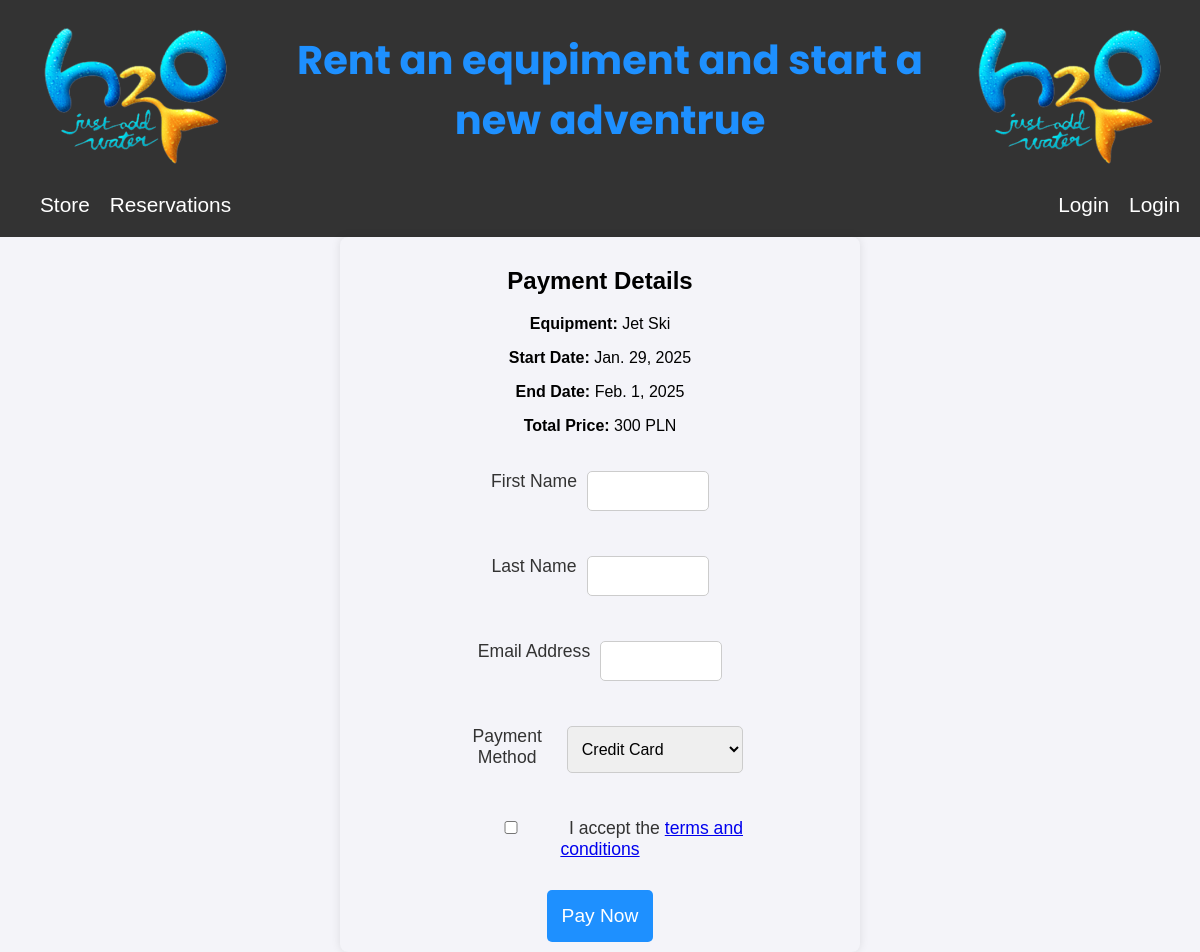
The app's page /payment/37/ with its own data.
### store/models.py (models this page shows, shortened)
class Reservation(models.Model):
    user = models.ForeignKey(User, on_delete=models.CASCADE)
    equipment = models.ForeignKey(Equipment, on_delete=models.CASCADE)
    start_date = models.DateField()
    end_date = models.DateField()
    total_price = models.DecimalField(max_digits=10, decimal_places=2, blank=True, null=True)
    status = models.CharField(max_length=20, choices=[('Pending', 'Pending'), ('Confirmed', 'Confirmed'), ('Cancelled', 'Cancelled'), ('Returned', 'Returned')], default='Pending')
    paid = models.BooleanField(default=False)

class Equipment(models.Model):
    name = models.CharField(max_length=255)
    description = models.TextField()
    price_per_day = models.DecimalField(max_digits=10, decimal_places=2)
    image = models.ImageField(null=True, blank=True)

### store/views.py (the view, shortened to what this page needs)
# urls.py: path('payment/<int:reservation_id>/', views.payment_view, name='payment'),
def payment_view(request, reservation_id):
    reservation = Reservation.objects.get(id=reservation_id)
    return render(request, 'store/payment.html', {'reservation': reservation})

### store/templates/store/payment.html (shortened to what this page needs)
{% extends 'store/main.html' %}
{% load static %}
{% block content %}
    <div class="reservation-container">
        <h2>Payment Details</h2>
        <div class="payment-summary">
            <p><strong>Equipment:</strong> {{ reservation.equipment.name }}</p>
            <p><strong>Start Date:</strong> {{ reservation.start_date }}</p>
            <p><strong>End Date:</strong> {{ reservation.end_date }}</p>
            <p><strong>Total Price:</strong> {{ reservation.total_price|floatformat:0 }} PLN</p>
        </div>
        <form method="POST" class="reservation-form">
            <div class="form-group">
                <label for="first_name">First Name</label>
                <input type="text" name="first_name" id="first_name" required>
            </div>
            <div class="form-group">
                <label for="last_name">Last Name</label>
                <input type="text" name="last_name" id="last_name" required>
            </div>
            <div class="form-group">
                <label for="email">Email Address</label>
                <input type="email" name="email" id="email" required>
            </div>
            <div class="form-group">
                <label for="payment_method">Payment Method</label>
                <select name="payment_method" id="payment_method" required>
                    <option value="credit_card">Credit Card</option>
                </select>
            </div>
            <div class="form-group">
                <label>
                    <input type="checkbox" name="accept_terms" id="accept_terms" required>
                    I accept the <a href="/terms-and-conditions" target="_blank">terms and conditions</a>
                </label>
            </div>
            <button type="submit" class="reserve-btn">Pay Now</button>
        </form>
    </div>
{% endblock %}

### static/css/main.css (style rules this page uses)
body { margin: 0; font-family: Arial, sans-serif; background-color: #f4f4f9; }
.form-group { display: flex; flex-direction: column; margin-bottom: 5px; padding: 20px; }
.form-group label { font-size: 1.1em; color: #333; margin-bottom: 5px; }
.form-group input, .form-group select { padding: 10px; font-size: 1em; border: 1px solid #ccc; border-radius: 5px; outline: none; width: 100px; }
.reserve-btn { padding: 15px; font-size: 1.2em; background-color: #1e90ff; color: white; border: none; border-radius: 5px; cursor: pointer; transition: background-color 0.3s ease; }
.reservation-container { max-width: 500px; text-align: center; padding: 10px; margin: 0 auto; background-color: #f4f4f9; border-radius: 8px; box-shadow: 0 0 10px rgba(0, 0, 0, 0.1); }
.reservation-form { display: flex; flex-direction: column; align-items: center; max-width: 400px; margin: 0 auto; }
.form-group { display: flex; justify-content: space-between; gap: 10px; flex-direction: row; }
.form-group select { width: 80%; padding: 10px; border-radius: 5px; border: 1px solid #ccc; }

### records on screen
Reservation: equipment.name "Jet Ski", start_date "Jan. 29, 2025", end_date "Feb. 1, 2025", total_price "300"
